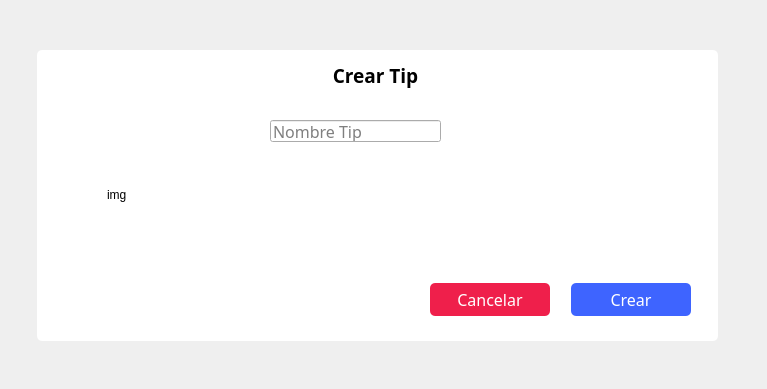
<?xml version="1.0" encoding="UTF-8"?>
<ui version="4.0">
 <class>administrador_crear_tips</class>
 <widget class="QDialog" name="administrador_crear_tips">
  <property name="geometry">
   <rect>
    <x>0</x>
    <y>0</y>
    <width>767</width>
    <height>389</height>
   </rect>
  </property>
  <property name="windowTitle">
   <string>Dialog</string>
  </property>
  <widget class="QLabel" name="label">
   <property name="geometry">
    <rect>
     <x>37</x>
     <y>50</y>
     <width>681</width>
     <height>291</height>
    </rect>
   </property>
   <property name="styleSheet">
    <string notr="true">background-color: rgb(255, 255, 255);
border-radius: 5px;
</string>
   </property>
   <property name="text">
    <string/>
   </property>
  </widget>
  <widget class="QLabel" name="img">
   <property name="geometry">
    <rect>
     <x>107</x>
     <y>120</y>
     <width>150</width>
     <height>150</height>
    </rect>
   </property>
   <property name="text">
    <string>img</string>
   </property>
   <property name="scaledContents">
    <bool>true</bool>
   </property>
  </widget>
  <widget class="QLabel" name="label_3">
   <property name="geometry">
    <rect>
     <x>40</x>
     <y>60</y>
     <width>671</width>
     <height>31</height>
    </rect>
   </property>
   <property name="font">
    <font>
     <family>Montserrat SemiBold</family>
     <pointsize>14</pointsize>
     <weight>75</weight>
     <bold>true</bold>
    </font>
   </property>
   <property name="text">
    <string>Crear Tip</string>
   </property>
   <property name="alignment">
    <set>Qt::AlignCenter</set>
   </property>
  </widget>
  <widget class="QWidget" name="layoutWidget">
   <property name="geometry">
    <rect>
     <x>430</x>
     <y>280</y>
     <width>261</width>
     <height>39</height>
    </rect>
   </property>
   <layout class="QHBoxLayout" name="horizontalLayout">
    <item>
     <widget class="QPushButton" name="btn_cancelar">
      <property name="minimumSize">
       <size>
        <width>120</width>
        <height>0</height>
       </size>
      </property>
      <property name="font">
       <font>
        <family>Montserrat Medium</family>
        <pointsize>12</pointsize>
       </font>
      </property>
      <property name="styleSheet">
       <string notr="true">*{
	background-color:  #EF1F4B;
	color: white;
	border-radius: 5px;
	padding: 5px;
}

:hover{
	color: #EF1F4B;
	background-color: white;
	border: 1px solid #EF1F4B;
}</string>
      </property>
      <property name="text">
       <string>Cancelar</string>
      </property>
     </widget>
    </item>
    <item>
     <spacer name="horizontalSpacer">
      <property name="orientation">
       <enum>Qt::Horizontal</enum>
      </property>
      <property name="sizeHint" stdset="0">
       <size>
        <width>40</width>
        <height>20</height>
       </size>
      </property>
     </spacer>
    </item>
    <item>
     <widget class="QPushButton" name="btn_crear">
      <property name="minimumSize">
       <size>
        <width>120</width>
        <height>0</height>
       </size>
      </property>
      <property name="font">
       <font>
        <family>Montserrat Medium</family>
        <pointsize>12</pointsize>
       </font>
      </property>
      <property name="styleSheet">
       <string notr="true">*{
	background-color:  #3E64FF;
	color: white;
	border-radius: 5px;
	padding: 5px;
}

:hover{
	color: #3E64FF;
	background-color: white;
	border: 1px solid #3E64FF;
}</string>
      </property>
      <property name="text">
       <string>Crear</string>
      </property>
     </widget>
    </item>
   </layout>
  </widget>
  <widget class="QLineEdit" name="lineEdit">
   <property name="geometry">
    <rect>
     <x>270</x>
     <y>120</y>
     <width>171</width>
     <height>22</height>
    </rect>
   </property>
   <property name="font">
    <font>
     <family>Montserrat Medium</family>
     <pointsize>12</pointsize>
    </font>
   </property>
   <property name="placeholderText">
    <string>Nombre Tip</string>
   </property>
  </widget>
 </widget>
 <resources/>
 <connections/>
</ui>
